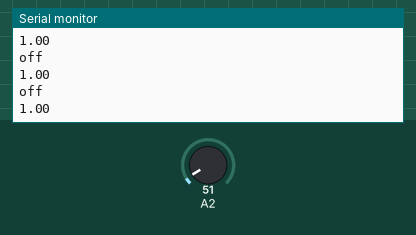
Simulated run of this sketch. Board: Arduino Uno, built with avr-gcc and run on an emulated ATmega328P. Parts: the last lines printed to the serial monitor. Inputs (shaded band) come from the test bench; at power-on: A2 = 51.

Above: at 1.2 s.
1.3 s: A2 set to 71
At 1.69 s:
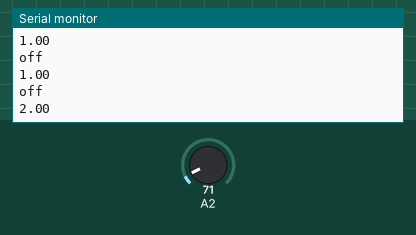
2.8 s: A2 set to 30
At 2.94 s:
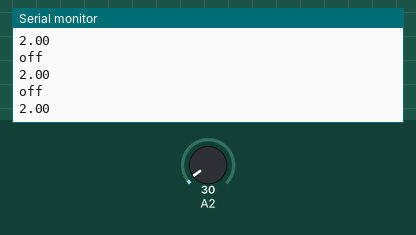
Timing chart, 0 to 5.8 s (numbered marks = the images above; inputs shaded):
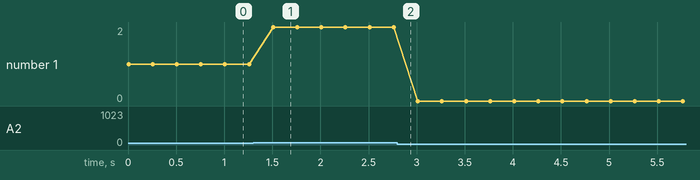

Measured:
- after the input at 1.3 s, the serial monitor: prints a new line after 0.21 s (image 1)
- plotted number 1: 1 → 2 after the input at 1.3 s, 2 → 0 after the input at 2.8 s

The sketch:

sound.ino
```cpp
/*
 * Code d'exemple pour le capteur LM35 (2°C ~ +110°C).
 */
  const int LED=3;

// Fonction setup(), appelée au démarrage de la carte Arduino
void setup() {

  // Initialise la communication avec le PC
  Serial.begin(9600);
}

// Fonction loop(), appelée continuellement en boucle tant que la carte Arduino est alimentée
void loop() {

  // Mesure la tension sur la broche A0
  int valeur_brute = analogRead(2 );
  float temperature_celcius = valeur_brute * 125/ 4095;
  if (temperature_celcius > 70){
    digitalWrite(LED, HIGH);
    Serial.println("on");
    delay(1000);
  }
  else {
    digitalWrite(LED, LOW);
    Serial.println("off");
  }

  // Transforme la mesure (nombre entier) en température via un produit en croix


  // Envoi la mesure au PC pour affichage et attends 250ms
  Serial.println(temperature_celcius);
  delay(250);
}
```
